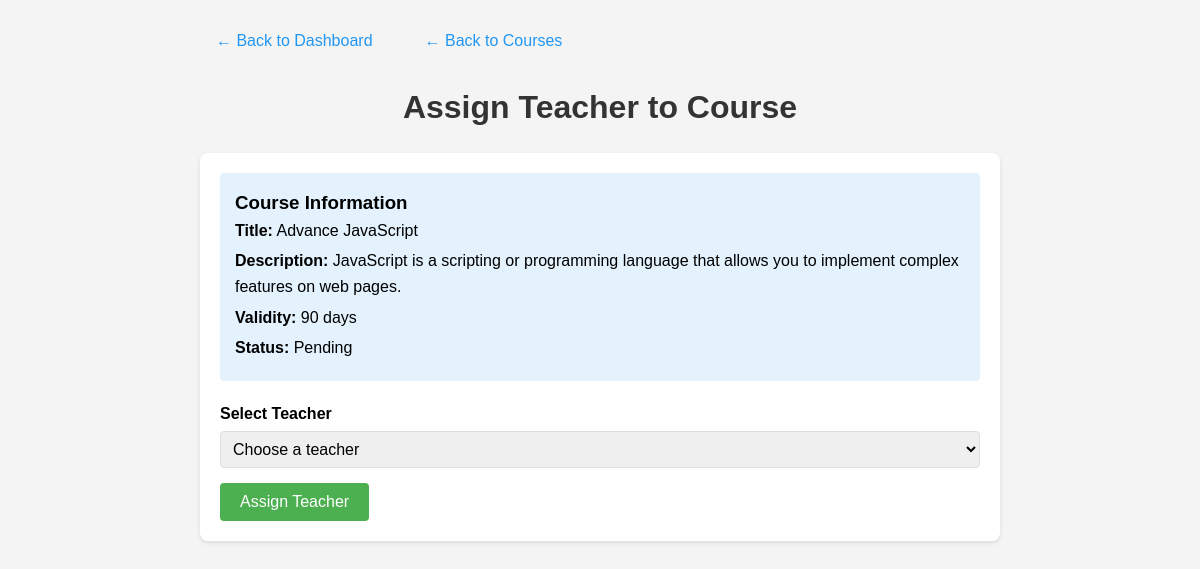
The app's page /admin_assign_teacher.php?id=14 (signed in) with its own data.
### tables this page shows
CREATE TABLE "courses" (
                id INTEGER PRIMARY KEY AUTOINCREMENT,
                title TEXT NOT NULL,
                description TEXT,
                teacher_id INTEGER,
                created_at DATETIME DEFAULT CURRENT_TIMESTAMP,
                start_date DATE,
                end_date DATE,
                validity_days INTEGER DEFAULT 90,
                eligibility_criteria TEXT,
                min_students INTEGER DEFAULT 5,
                max_students INTEGER DEFAULT 30,
                status VARCHAR(20) DEFAULT "pending" CHECK (status IN ("pending", "active", "inactive", "expired", "cancelled"))
            );

### admin_assign_teacher.php (the view, shortened to what this page needs)
<?php
$db = new Database();
$conn = $db->getConnection();
$courseId = $_GET['id'] ?? 0;
try {
    $stmt = $conn->prepare('
        SELECT c.*,
               (SELECT COUNT(*) FROM enrollments WHERE course_id = c.id) as enrolled_students
        FROM courses c
        WHERE c.id = :id
    ');
    $stmt->bindValue(':id', $courseId, SQLITE3_INTEGER);
    $result = $stmt->execute();
    $course = $result->fetchArray(SQLITE3_ASSOC);
} catch (Exception $e) {
    $_SESSION['error'] = 'Database error: ' . $e->getMessage();
    header('Location: admin_dashboard.php?section=courses');
    exit();
}
?>
<!DOCTYPE html>
<html lang="en">
<head>
</head>
<body>
    <div class="container">
        <div class="nav-links">
            <a href="admin_dashboard.php" class="nav-link">← Back to Dashboard</a>
            <a href="admin_dashboard.php?section=courses" class="nav-link">← Back to Courses</a>
        </div>
        <h1>Assign Teacher to Course</h1>
        <div class="card">
            <div class="course-info">
                <h3>Course Information</h3>
                <p><strong>Title:</strong> <?php echo htmlspecialchars($course['title']); ?></p>
                <p><strong>Description:</strong> <?php echo htmlspecialchars($course['description'] ?? 'No description'); ?></p>
                <p><strong>Validity:</strong> <?php echo htmlspecialchars($course['validity_days']); ?> days</p>
                             <p><strong>Status:</strong> <?php echo ucfirst(htmlspecialchars($course['status'])); ?></p>
            </div>
            <form method="POST">
                <div class="form-group">
                    <label for="teacher_id">Select Teacher</label>
                    <select id="teacher_id" name="teacher_id" required>
                        <option value="">Choose a teacher</option>
                    </select>
                </div>
                <button type="submit">Assign Teacher</button>
            </form>
        </div>
    </div>
</body>
</html>

### admin_assign_teacher.php (style rules this page uses)
* { margin: 0; padding: 0; box-sizing: border-box; }
body { font-family: Arial, sans-serif; line-height: 1.6; padding: 20px; background: #f4f4f4; }
.container { max-width: 800px; margin: 0 auto; }
.card { background: white; padding: 20px; border-radius: 8px; box-shadow: 0 2px 4px rgba(0,0,0,0.1); margin-bottom: 20px; }
h1 { color: #333; margin-bottom: 20px; text-align: center; }
.form-group { margin-bottom: 15px; }
label { display: block; margin-bottom: 5px; font-weight: bold; }
select { width: 100%; padding: 8px; border: 1px solid #ddd; border-radius: 4px; font-size: 16px; }
button { background: #4CAF50; color: white; padding: 10px 20px; border: none; border-radius: 4px; cursor: pointer; font-size: 16px; }
.course-info { margin-bottom: 20px; padding: 15px; background: #e3f2fd; border-radius: 4px; }
.course-info p { margin-bottom: 5px; }
.nav-links { margin-bottom: 20px; display: flex; gap: 20px; }
.nav-link { color: #2196F3; text-decoration: none; padding: 8px 16px; border-radius: 4px; transition: background-color 0.3s; }

### records on screen
courses: title "Advance JavaScript", description "JavaScript is a scripting or programming language that allows you to implement complex features on web pages.", validity_days "90", status "Pending"
